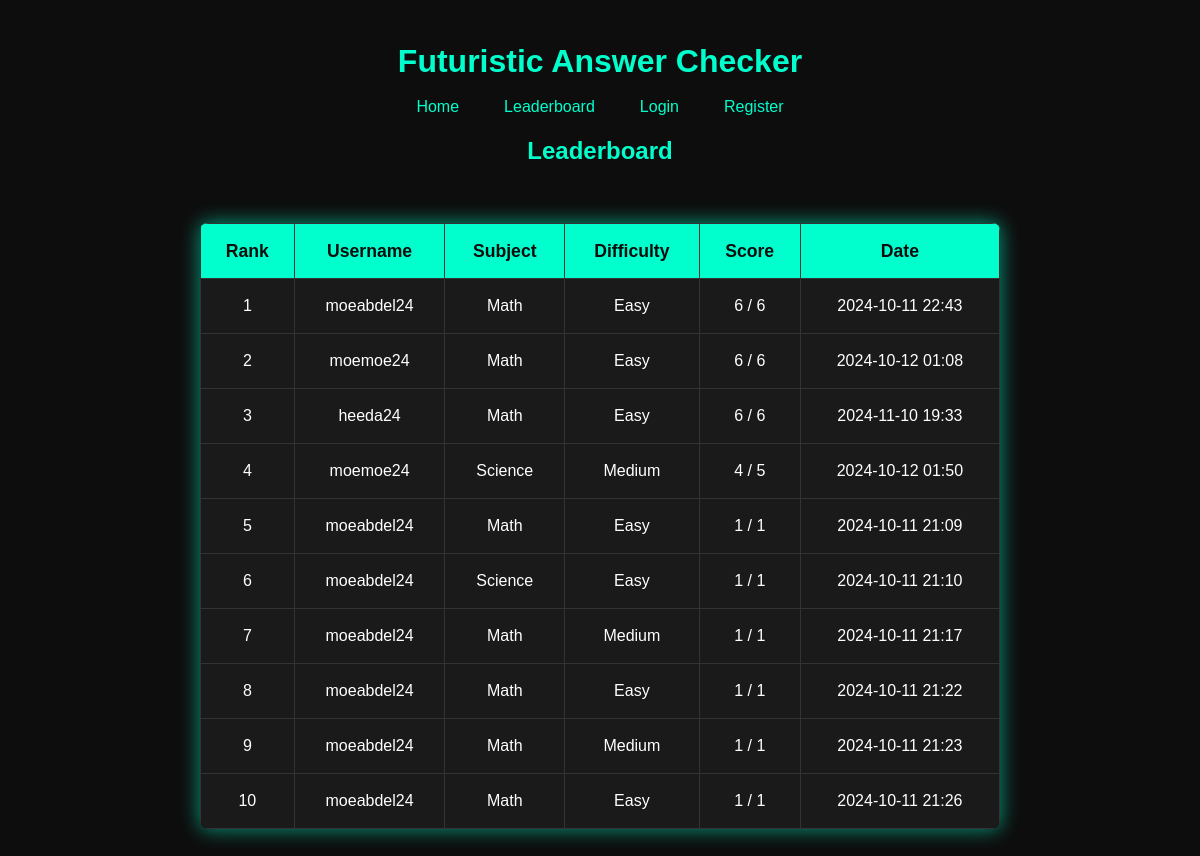
The page /leaderboard on the database as committed earlier.
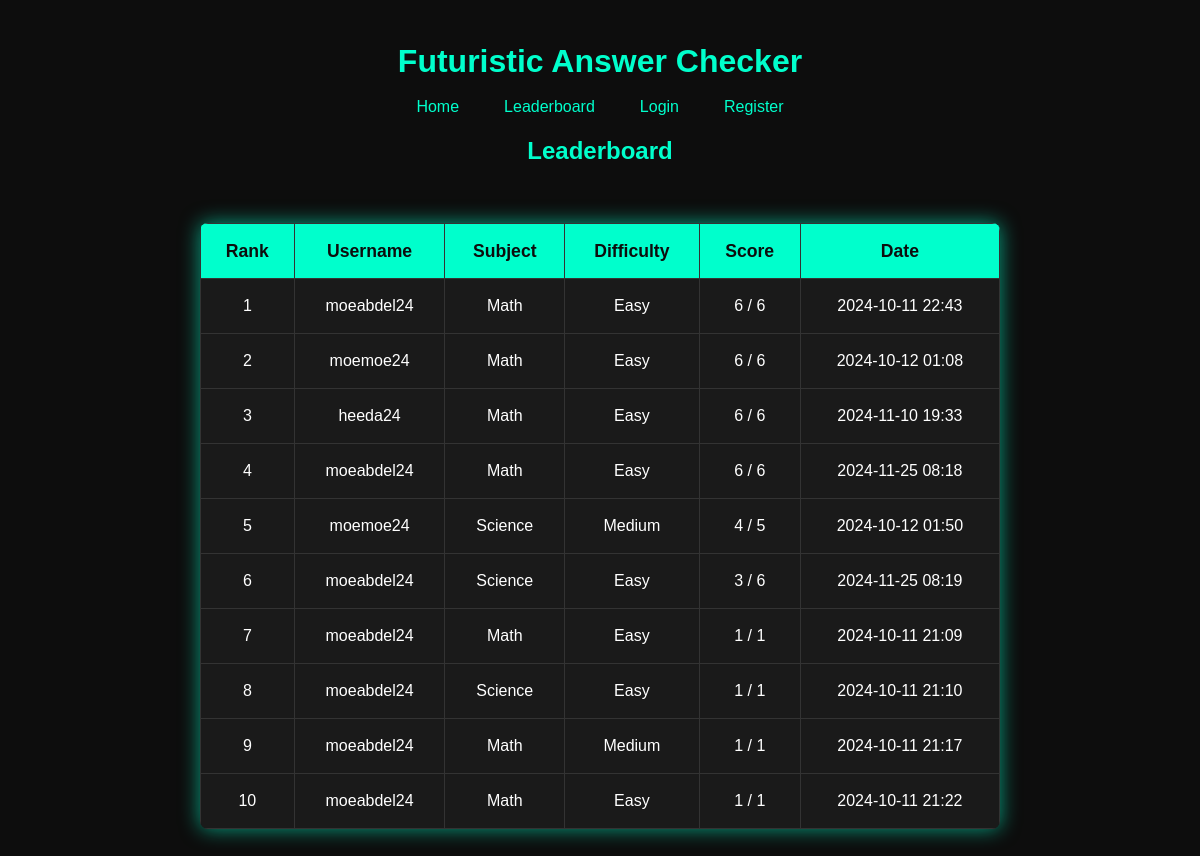
The same page on the database as committed later.
### models.py (models this page shows)
class QuizSession(db.Model):
    id = db.Column(db.Integer, primary_key=True)
    user_id = db.Column(db.Integer, db.ForeignKey('user.id'), nullable=False)
    subject = db.Column(db.String(50), nullable=False)
    difficulty = db.Column(db.String(10), nullable=False)
    score = db.Column(db.Integer)
    total_questions = db.Column(db.Integer)
    timestamp = db.Column(db.DateTime)

class User(db.Model):
    id = db.Column(db.Integer, primary_key=True)
    username = db.Column(db.String(50), unique=True, nullable=False)
    password = db.Column(db.String(200), nullable=False)
    quizzes = db.relationship('QuizSession', backref='user', lazy=True)

### app.py (the view)
@app.route('/leaderboard')
def leaderboard():
    leaderboard_data = QuizSession.query.order_by(QuizSession.score.desc()).limit(10).all()
    return render_template('leaderboard.html', leaderboard=leaderboard_data)

### templates/leaderboard.html
{% extends "base.html" %}
{% block content %}
    <h2>Leaderboard</h2>
    <div class="leaderboard-container">
        <table class="leaderboard-table">
            <thead>
                <tr>
                    <th>Rank</th>
                    <th>Username</th>
                    <th>Subject</th>
                    <th>Difficulty</th>
                    <th>Score</th>
                    <th>Date</th>
                </tr>
            </thead>
            <tbody>
                {% for entry in leaderboard %}
                <tr>
                    <td>{{ loop.index }}</td>
                    <td>{{ entry.user.username }}</td>
                    <td>{{ entry.subject.capitalize() }}</td>
                    <td>{{ entry.difficulty.capitalize() }}</td>
                    <td>{{ entry.score }} / {{ entry.total_questions }}</td>
                    <td>{{ entry.timestamp.strftime("%Y-%m-%d %H:%M") }}</td>
                </tr>
                {% endfor %}
            </tbody>
        </table>
    </div>
{% endblock %}

### templates/base.html (shortened to what this page needs)
<!DOCTYPE html>
<html lang="en">
<head>
    <link rel="stylesheet" href="{{ url_for('static', filename='css/style.css') }}">
</head>
<body>
    <header>
        <h1>Futuristic Answer Checker</h1>
        <nav>
            <ul class="nav-links">
                <li><a href="{{ url_for('index') }}">Home</a></li>
                <li><a href="{{ url_for('leaderboard') }}">Leaderboard</a></li>
                {% if session.get('user_id') %}
                    <li><a href="{{ url_for('profile') }}">Profile</a></li>
                    <li><a href="{{ url_for('logout') }}">Logout</a></li>
                {% else %}
                    <li><a href="{{ url_for('login') }}">Login</a></li>
                    <li><a href="{{ url_for('register') }}">Register</a></li>
                {% endif %}
            </ul>
        </nav>
    </header>
    <main>
        {% block content %}{% endblock %}
    </main>
</body>
</html>

### static/css/style.css (style rules this page uses)
body { background-color: #0d0d0d; color: #00ffcc; font-family: 'Orbitron', sans-serif; text-align: center; padding: 20px; line-height: 1.5em; }
header { margin-bottom: 20px; }
nav { margin-bottom: 15px; }
.nav-links { list-style-type: none; padding: 0; margin: 0; display: flex; justify-content: center; gap: 15px; }
.nav-links li { display: inline; }
.nav-links a { text-decoration: none; color: #00ffcc; padding: 10px 15px; transition: background-color 0.3s, color 0.3s; border-radius: 5px; }
.leaderboard-container { display: flex; justify-content: center; margin: 40px auto; max-width: 90%; }
.leaderboard-table { width: 100%; max-width: 800px; border-collapse: collapse; background-color: #1a1a1a; box-shadow: 0px 0px 20px rgba(0, 255, 204, 0.6); border-radius: 8px; overflow: hidden; }
.leaderboard-table thead { background-color: #00ffcc; color: #0d0d0d; }
.leaderboard-table th, .leaderboard-table td { padding: 15px; text-align: center; border-bottom: 1px solid #333; }
.leaderboard-table th { font-weight: bold; font-size: 1.1em; }
.leaderboard-table td { color: #ffffff; font-size: 1em; }
table { width: 80%; margin: 20px auto; border-collapse: collapse; background-color: #1a1a1a; box-shadow: 0px 0px 20px rgba(0, 255, 204, 0.6); }
table th, table td { padding: 15px; border: 1px solid #333; }
table th { background-color: #00ffcc; color: #0d0d0d; font-weight: bold; }
table td { color: #ffffff; }

Rows that differ between the two databases and show on the page:
no longer on this page (row unchanged): QuizSession: user.username "moeabdel24", subject "Math", difficulty "Medium", score "1", total_questions "1", timestamp "2024-10-11 21:23"
no longer on this page (row unchanged): QuizSession: user.username "moeabdel24", subject "Math", difficulty "Easy", score "1", total_questions "1", timestamp "2024-10-11 21:26"
added QuizSession: user.username "moeabdel24", subject "Math", difficulty "Easy", score "6", total_questions "6", timestamp "2024-11-25 08:18"
added QuizSession: user.username "moeabdel24", subject "Science", difficulty "Easy", score "3", total_questions "6", timestamp "2024-11-25 08:19"
